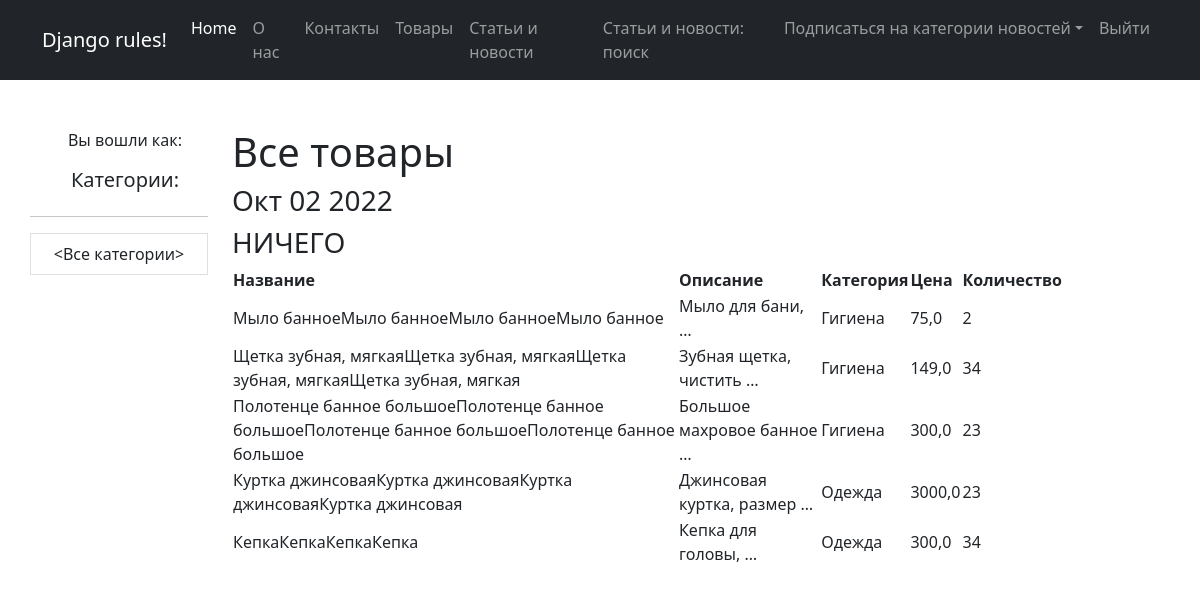
Screenshot of /products/ with the database file from the repository.
### simpleapp/models.py (models this page shows, shortened)
class Product(models.Model):
    name = models.CharField(
        max_length=50,
        unique=True, # названия товаров не должны повторяться
    )
    description = models.TextField()
    quantity = models.IntegerField(
        validators=[MinValueValidator(0)],
    )
    category = models.ForeignKey(
        to='Category',
        on_delete=models.CASCADE,
        related_name='products', # все продукты в категории будут доступны через поле products
    )
    price = models.FloatField(
        validators=[MinValueValidator(0.0)],
    )

class Category(models.Model):
    name = models.CharField(max_length=100, unique=True)  # названия категорий тоже не должны повторяться

### simpleapp/views.py (the view)
# urls.py: path('', ProductsList.as_view(),name='products'),
class ProductsList(ListView):
    model = Product
    template_name = 'products.html'
    context_object_name = 'products'
    def get_context_data(self, **kwargs):
        context = super().get_context_data(**kwargs)
        context['time_now'] = datetime.utcnow()
        context['value1'] = None
        return context

### simpleapp/templatetags/simple_app_custom_filters.py (called while the page is built)
@register.filter(name='multiply')
def multiply(value, arg):
    if isinstance(value, str) and isinstance(arg, int):
        return str(value) * arg
    else:
        raise ValueError(f'Нельзя умножить {type(value)} на {type(arg)}')

### templates/products.html (shortened to what this page needs)
{% extends 'flatpages/default.html' %}
{% load simple_app_custom_filters %}
{% block content %}
    <h1>Все товары</h1>
    <h3>{{ time_now|date:'M d Y' }}</h3>
    <h3>{{ value1|default_if_none:'НИЧЕГО' }}</h3>
    {% if products %}
        <table>
            <tr>
                <th>Название</th>
                <th>Описание</th>
                <th>Категория</th>
                <th>Цена</th>
                <th>Количество</th>
            </tr>
        {% for product in products %}
            <tr>
                <td>{{ product.name|multiply:4 }}</td>
                <td>{{ product.description|truncatewords:3 }}</td>
                <td>{{ product.category.name }}</td>
                <td>{{ product.price }}</td>
                <td>{{ product.quantity }}</td>
            </tr>
        {% endfor %}
        </table>
    {% else %}
        <h2>Товаров нет!</h2>
    {% endif %}
{% endblock content %}

### templates/flatpages/default.html (shortened to what this page needs)
{% load static %}
<!DOCTYPE html>
<html lang="en">
    <head>
        <link href="{% static 'css/styles.css' %}" rel="stylesheet">
    </head>
    <body>
        <nav class="navbar navbar-expand-lg navbar-dark bg-dark">
            <div class="container">
                <a class="navbar-brand" href="#">Django rules!</a>
                <div class="collapse navbar-collapse" id="navbarSupportedContent">
                    <ul class="navbar-nav ms-auto mb-2 mb-lg-0">
                        <li class="nav-item"><a class="nav-link active" aria-current="page" href="#">Home</a></li>
                        <li class="nav-item"><a class="nav-link" href="/pages/about/">О нас</a></li>
                        <li class="nav-item"><a class="nav-link" href="/pages/contact/">Контакты</a></li>
                        <li class="nav-item"><a class="nav-link" href="/products/">Товары</a></li>
                        <li class="nav-item"><a class="nav-link" href="{% url 'all_news' %}">Статьи и новости</a></li>
                        <li class="nav-item"><a class="nav-link" href="{% url 'search_news' %}">Статьи и новости: поиск</a></li>
                        <li class="nav-item dropdown">
                            <a class="nav-link dropdown-toggle" id="navbarDropdown" href="#" role="button" data-bs-toggle="dropdown" aria-expanded="false">
                                Подписаться на категории новостей</a>
                        </li>
                        <li class="nav-item"><a class="nav-link" href="/accounts/logout">Выйти</a></li>
                    </ul>
                </div>
            </div>
        </nav>
        <div class="container">
            <div class="text-center mt-5">
                <div class="row">
                    <div class="col-lg-2">
                       <p>Вы вошли как: <b>{{ request.user.username }}</b>
                        </p>
                        <h5>Категории:</h5>
                        <div class="row">
                            <div class="list-group">
                                <div class="col-lt-1">
                                    <hr>
                                    <a href="{% url 'all_news' %}" class="list-group-item list-group-item-action" aria-current="true">
                                        <Все категории>
                                    </a>
                                </div>
                            </div>
                        </div>
                    </div>
                    <div class="col-lg-9 text-start">
                        {% block content %}{% endblock content %}
                    </div>
                </div>
            </div>
        </div>
    </body>
</html>

### rows the page displays
Product: name|multiply "Мыло банноеМыло банноеМыло банноеМыло банное", description "Мыло для бани, …", category.name "Гигиена", price "75,0", quantity "2"
Product: name|multiply "Щетка зубная, мягкаяЩетка зубная, мягкаяЩетка зубная, мягкаяЩетка зубная, мягкая", description "Зубная щетка, чистить …", category.name "Гигиена", price "149,0", quantity "34"
Product: name|multiply "Полотенце банное большоеПолотенце банное большоеПолотенце банное большоеПолотенце банное большое", description "Большое махровое банное …", category.name "Гигиена", price "300,0", quantity "23"
Product: name|multiply "Куртка джинсоваяКуртка джинсоваяКуртка джинсоваяКуртка джинсовая", description "Джинсовая куртка, размер …", category.name "Одежда", price "3000,0", quantity "23"
Product: name|multiply "КепкаКепкаКепкаКепка", description "Кепка для головы, …", category.name "Одежда", price "300,0", quantity "34"

### other values shown
{{ time_now|date:'M d Y' }} "Окт 02 2022"
{{ value1|default_if_none:'НИЧЕГО' }} "НИЧЕГО"
